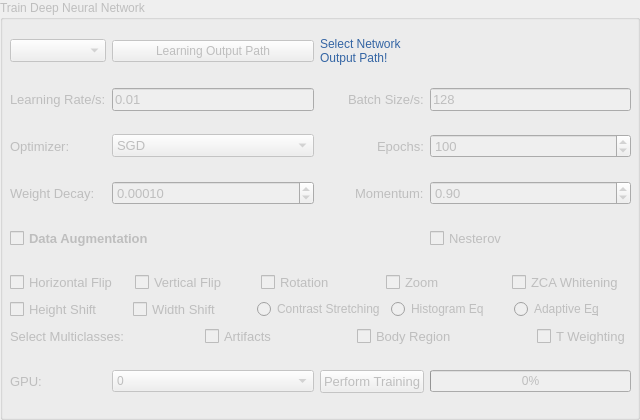
             <widget class="QGroupBox" name="GroupBox_TrainNN">
              <property name="enabled">
               <bool>false</bool>
              </property>
              <property name="title">
               <string>Train Deep Neural Network</string>
              </property>
              <widget class="QWidget" name="gridLayoutWidget">
               <property name="geometry">
                <rect>
                 <x>10</x>
                 <y>20</y>
                 <width>621</width>
                 <height>391</height>
                </rect>
               </property>
               <layout class="QGridLayout" name="gridLayout_6">
                <item row="0" column="1">
                 <widget class="QPushButton" name="Button_LearningOutputPath">
                  <property name="text">
                   <string>Learning Output Path</string>
                  </property>
                 </widget>
                </item>
                <item row="3" column="0">
                 <widget class="QLabel" name="label_19">
                  <property name="font">
                   <font>
                    <pointsize>10</pointsize>
                   </font>
                  </property>
                  <property name="text">
                   <string>Optimizer:</string>
                  </property>
                 </widget>
                </item>
                <item row="2" column="0">
                 <widget class="QLabel" name="label_3">
                  <property name="font">
                   <font>
                    <pointsize>10</pointsize>
                   </font>
                  </property>
                  <property name="text">
                   <string>Learning Rate/s:</string>
                  </property>
                 </widget>
                </item>
                <item row="4" column="0">
                 <widget class="QLabel" name="label_20">
                  <property name="font">
                   <font>
                    <pointsize>10</pointsize>
                   </font>
                  </property>
                  <property name="text">
                   <string>Weight Decay:</string>
                  </property>
                 </widget>
                </item>
                <item row="0" column="2">
                 <widget class="QLabel" name="Label_LearningOutputPath">
                  <property name="text">
                   <string>&lt;html&gt;&lt;head/&gt;&lt;body&gt;&lt;p&gt;&lt;span style=&quot; color:#3465a4;&quot;&gt;Select Network Output Path!&lt;/span&gt;&lt;/p&gt;&lt;/body&gt;&lt;/html&gt;</string>
                  </property>
                  <property name="wordWrap">
                   <bool>true</bool>
                  </property>
                 </widget>
                </item>
                <item row="0" column="0">
                 <widget class="QComboBox" name="ComboBox_DNNs">
                  <property name="font">
                   <font>
                    <pointsize>10</pointsize>
                   </font>
                  </property>
                 </widget>
                </item>
                <item row="4" column="1">
                 <widget class="QDoubleSpinBox" name="DoubleSpinBox_WeightDecay">
                  <property name="font">
                   <font>
                    <pointsize>10</pointsize>
                   </font>
                  </property>
                  <property name="decimals">
                   <number>5</number>
                  </property>
                  <property name="maximum">
                   <double>1.000000000000000</double>
                  </property>
                  <property name="singleStep">
                   <double>0.000100000000000</double>
                  </property>
                  <property name="value">
                   <double>0.000100000000000</double>
                  </property>
                 </widget>
                </item>
                <item row="4" column="3">
                 <widget class="QDoubleSpinBox" name="DoubleSpinBox_Momentum">
                  <property name="font">
                   <font>
                    <pointsize>10</pointsize>
                   </font>
                  </property>
                  <property name="maximum">
                   <double>1.000000000000000</double>
                  </property>
                  <property name="singleStep">
                   <double>0.050000000000000</double>
                  </property>
                  <property name="value">
                   <double>0.900000000000000</double>
                  </property>
                 </widget>
                </item>
                <item row="2" column="2" alignment="Qt::AlignRight">
                 <widget class="QLabel" name="label_2">
                  <property name="font">
                   <font>
                    <pointsize>10</pointsize>
                   </font>
                  </property>
                  <property name="text">
                   <string>Batch Size/s:</string>
                  </property>
                 </widget>
                </item>
                <item row="3" column="3">
                 <widget class="QSpinBox" name="SpinBox_Epochs">
                  <property name="font">
                   <font>
                    <pointsize>10</pointsize>
                   </font>
                  </property>
                  <property name="maximum">
                   <number>100000</number>
                  </property>
                  <property name="value">
                   <number>100</number>
                  </property>
                 </widget>
                </item>
                <item row="2" column="1">
                 <widget class="QLineEdit" name="LineEdit_LearningRates">
                  <property name="font">
                   <font>
                    <pointsize>10</pointsize>
                   </font>
                  </property>
                  <property name="text">
                   <string>0.01</string>
                  </property>
                 </widget>
                </item>
                <item row="3" column="1">
                 <widget class="QComboBox" name="ComboBox_Optimizers">
                  <property name="font">
                   <font>
                    <pointsize>10</pointsize>
                   </font>
                  </property>
                  <item>
                   <property name="text">
                    <string>SGD</string>
                   </property>
                  </item>
                  <item>
                   <property name="text">
                    <string>RMSprop</string>
                   </property>
                  </item>
                  <item>
                   <property name="text">
                    <string>Adagrad</string>
                   </property>
                  </item>
                  <item>
                   <property name="text">
                    <string>Adadelta</string>
                   </property>
                  </item>
                  <item>
                   <property name="text">
                    <string>Adam</string>
                   </property>
                  </item>
                 </widget>
                </item>
                <item row="2" column="3">
                 <widget class="QLineEdit" name="LineEdit_BatchSizes">
                  <property name="font">
                   <font>
                    <pointsize>10</pointsize>
                   </font>
                  </property>
                  <property name="text">
                   <string>128</string>
                  </property>
                 </widget>
                </item>
                <item row="3" column="2" alignment="Qt::AlignRight">
                 <widget class="QLabel" name="label_21">
                  <property name="font">
                   <font>
                    <pointsize>10</pointsize>
                   </font>
                  </property>
                  <property name="text">
                   <string>Epochs:</string>
                  </property>
                 </widget>
                </item>
                <item row="4" column="2" alignment="Qt::AlignRight">
                 <widget class="QLabel" name="label_22">
                  <property name="font">
                   <font>
                    <pointsize>10</pointsize>
                   </font>
                  </property>
                  <property name="text">
                   <string>Momentum:</string>
                  </property>
                 </widget>
                </item>
                <item row="5" column="3">
                 <widget class="QCheckBox" name="CheckBox_Nesterov">
                  <property name="font">
                   <font>
                    <pointsize>10</pointsize>
                   </font>
                  </property>
                  <property name="text">
                   <string>Nesterov</string>
                  </property>
                 </widget>
                </item>
                <item row="7" column="0">
                 <widget class="QLabel" name="label_23">
                  <property name="font">
                   <font>
                    <pointsize>10</pointsize>
                   </font>
                  </property>
                  <property name="text">
                   <string>GPU:</string>
                  </property>
                 </widget>
                </item>
                <item row="7" column="1">
                 <widget class="QComboBox" name="ComboBox_GPU">
                  <item>
                   <property name="text">
                    <string>0</string>
                   </property>
                  </item>
                  <item>
                   <property name="text">
                    <string>1</string>
                   </property>
                  </item>
                  <item>
                   <property name="text">
                    <string>2</string>
                   </property>
                  </item>
                  <item>
                   <property name="text">
                    <string>3</string>
                   </property>
                  </item>
                  <item>
                   <property name="text">
                    <string>4</string>
                   </property>
                  </item>
                 </widget>
                </item>
                <item row="7" column="2">
                 <widget class="QPushButton" name="Button_train">
                  <property name="font">
                   <font>
                    <pointsize>10</pointsize>
                   </font>
                  </property>
                  <property name="text">
                   <string>Perform Training</string>
                  </property>
                 </widget>
                </item>
                <item row="7" column="3">
                 <widget class="QProgressBar" name="progressBar_Training">
                  <property name="value">
                   <number>0</number>
                  </property>
                 </widget>
                </item>
                <item row="6" column="0" colspan="4">
                 <layout class="QVBoxLayout" name="verticalLayout">
                  <item>
                   <layout class="QHBoxLayout" name="horizontalLayout_3">
                    <item>
                     <widget class="QCheckBox" name="CheckBox_DataAug_horizontalFlip">
                      <property name="font">
                       <font>
                        <pointsize>10</pointsize>
                       </font>
                      </property>
                      <property name="text">
                       <string>Horizontal Flip</string>
                      </property>
                     </widget>
                    </item>
                    <item>
                     <widget class="QCheckBox" name="CheckBox_DataAug_verticalFlip">
                      <property name="font">
                       <font>
                        <pointsize>10</pointsize>
                       </font>
                      </property>
                      <property name="text">
                       <string>Vertical Flip</string>
                      </property>
                     </widget>
                    </item>
                    <item>
                     <widget class="QCheckBox" name="CheckBox_DataAug_Rotation">
                      <property name="font">
                       <font>
                        <pointsize>10</pointsize>
                       </font>
                      </property>
                      <property name="text">
                       <string>Rotation</string>
                      </property>
                     </widget>
                    </item>
                    <item>
                     <widget class="QCheckBox" name="CheckBox_DataAug_Zoom">
                      <property name="font">
                       <font>
                        <pointsize>10</pointsize>
                       </font>
                      </property>
                      <property name="text">
                       <string>Zoom</string>
                      </property>
                     </widget>
                    </item>
                    <item>
                     <widget class="QCheckBox" name="CheckBox_DataAug_zcaWeighting">
                      <property name="font">
                       <font>
                        <pointsize>10</pointsize>
                       </font>
                      </property>
                      <property name="text">
                       <string>ZCA Whitening</string>
                      </property>
                     </widget>
                    </item>
                   </layout>
                  </item>
                  <item>
                   <layout class="QHBoxLayout" name="horizontalLayout_4">
                    <item>
                     <widget class="QCheckBox" name="CheckBox_DataAug_HeightShift">
                      <property name="font">
                       <font>
                        <pointsize>10</pointsize>
                       </font>
                      </property>
                      <property name="text">
                       <string>Height Shift</string>
                      </property>
                     </widget>
                    </item>
                    <item>
                     <widget class="QCheckBox" name="CheckBox_DataAug_WidthShift">
                      <property name="font">
                       <font>
                        <pointsize>10</pointsize>
                       </font>
                      </property>
                      <property name="text">
                       <string>Width Shift</string>
                      </property>
                     </widget>
                    </item>
                    <item>
                     <widget class="QRadioButton" name="RadioButton_DataAug_contrastStretching">
                      <property name="text">
                       <string>Contrast Stretching</string>
                      </property>
                     </widget>
                    </item>
                    <item>
                     <widget class="QRadioButton" name="RadioButton_DataAug_histogramEq">
                      <property name="text">
                       <string>Histogram Eq</string>
                      </property>
                     </widget>
                    </item>
                    <item>
                     <widget class="QRadioButton" name="RadioButton_DataAug_adaptiveEq">
                      <property name="text">
                       <string>Adaptive E&amp;q</string>
                      </property>
                     </widget>
                    </item>
                   </layout>
                  </item>
                  <item>
                   <layout class="QHBoxLayout" name="horizontalLayout">
                    <item>
                     <widget class="QLabel" name="label">
                      <property name="font">
                       <font>
                        <pointsize>10</pointsize>
                       </font>
                      </property>
                      <property name="text">
                       <string>Select Multiclasses:</string>
                      </property>
                     </widget>
                    </item>
                    <item>
                     <spacer name="horizontalSpacer">
                      <property name="orientation">
                       <enum>Qt::Horizontal</enum>
                      </property>
                      <property name="sizeHint" stdset="0">
                       <size>
                        <width>40</width>
                        <height>20</height>
                       </size>
                      </property>
                     </spacer>
                    </item>
                    <item>
                     <widget class="QCheckBox" name="CheckBox_Artifacts">
                      <property name="font">
                       <font>
                        <pointsize>10</pointsize>
                       </font>
                      </property>
                      <property name="text">
                       <string>Artifacts</string>
                      </property>
                     </widget>
                    </item>
                    <item>
                     <spacer name="horizontalSpacer_2">
                      <property name="orientation">
                       <enum>Qt::Horizontal</enum>
                      </property>
                      <property name="sizeHint" stdset="0">
                       <size>
                        <width>40</width>
                        <height>20</height>
                       </size>
                      </property>
                     </spacer>
                    </item>
                    <item>
                     <widget class="QCheckBox" name="CheckBox_BodyRegion">
                      <property name="font">
                       <font>
                        <pointsize>10</pointsize>
                       </font>
                      </property>
                      <property name="text">
                       <string>Body Region</string>
                      </property>
                     </widget>
                    </item>
                    <item>
                     <spacer name="horizontalSpacer_3">
                      <property name="orientation">
                       <enum>Qt::Horizontal</enum>
                      </property>
                      <property name="sizeHint" stdset="0">
                       <size>
                        <width>40</width>
                        <height>20</height>
                       </size>
                      </property>
                     </spacer>
                    </item>
                    <item>
                     <widget class="QCheckBox" name="CheckBox_TWeighting">
                      <property name="font">
                       <font>
                        <pointsize>10</pointsize>
                       </font>
                      </property>
                      <property name="text">
                       <string>T Weighting</string>
                      </property>
                     </widget>
                    </item>
                   </layout>
                  </item>
                 </layout>
                </item>
                <item row="5" column="0" colspan="2">
                 <widget class="QCheckBox" name="CheckBox_DataAugmentation">
                  <property name="font">
                   <font>
                    <pointsize>10</pointsize>
                    <weight>75</weight>
                    <bold>true</bold>
                   </font>
                  </property>
                  <property name="text">
                   <string>Data Augmentation</string>
                  </property>
                 </widget>
                </item>
               </layout>
              </widget>
             </widget>
